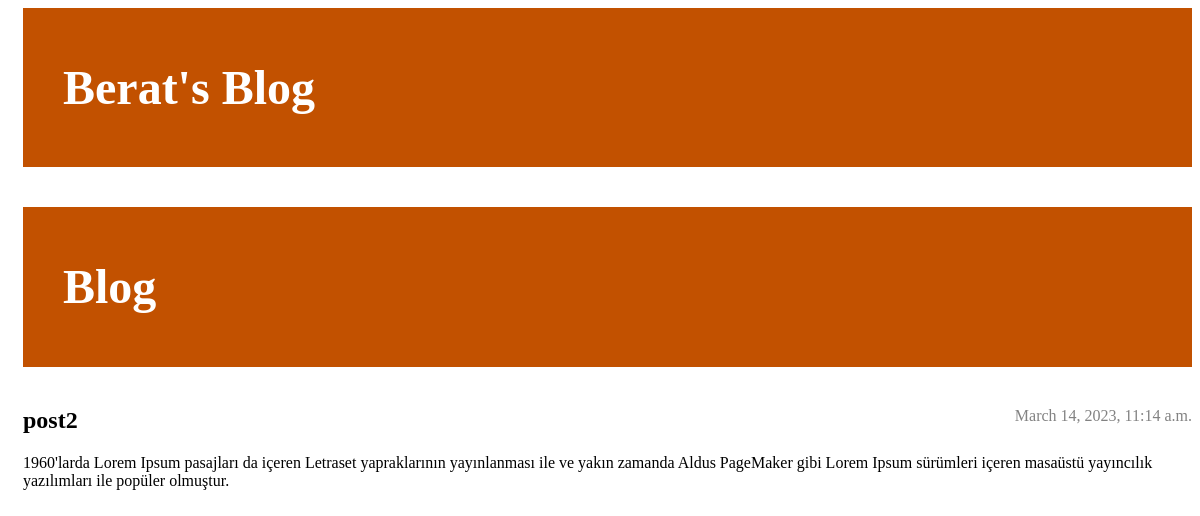
The app's page /post/2/ with its own data.
### blogApp/models.py (models this page shows, shortened)
class Post(models.Model):
    author = models.ForeignKey(settings.AUTH_USER_MODEL, on_delete=models.CASCADE)
    title = models.CharField(max_length=200)
    text = models.TextField()
    created_date = models.DateTimeField(default=timezone.now)
    published_date = models.DateTimeField(blank = True , null = True)

### blogApp/views.py (the view)
# urls.py: path('post/<int:pk>/', views.post_detail, name='post_detail'),
def post_detail(request,pk):
    post = get_object_or_404(Post,pk=pk)
    return render(request, 'blogApp/post_detail.html',{'post':post})

### blogApp/templates/blogApp/post_detail.html (shortened to what this page needs)
{% extends 'blogApp/base.html' %}
{% block content %}
    <article class="post">
        {% if post.published_date %}
            <time class="date">
                {{ post.published_date }}
            </time>
        {% endif %}
        <h2>{{ post.title }}</h2>
        <p>{{ post.text|linebreaksbr }}</p>
    </article>
{% endblock %}

### blogApp/static/css/blogApp.css (style rules this page uses)
body { padding-left: 15px; }
h1, h2, h3, h4 { font-family: 'Lobster', cursive; }
.date { color: #828282; }
.post { margin-bottom: 70px; }
.post > .date, .post > .actions { float: right; }

### records on screen
Post: published_date "March 14, 2023, 11:14 a.m.", title "post2", text "1960'larda Lorem Ipsum pasajları da içeren Letraset yapraklarının yayınlanması ile ve yakın zamanda Aldus PageMaker gibi Lorem Ipsum sürümleri içeren masaüstü yayıncılık yazılımları ile popüler olmuştur."
